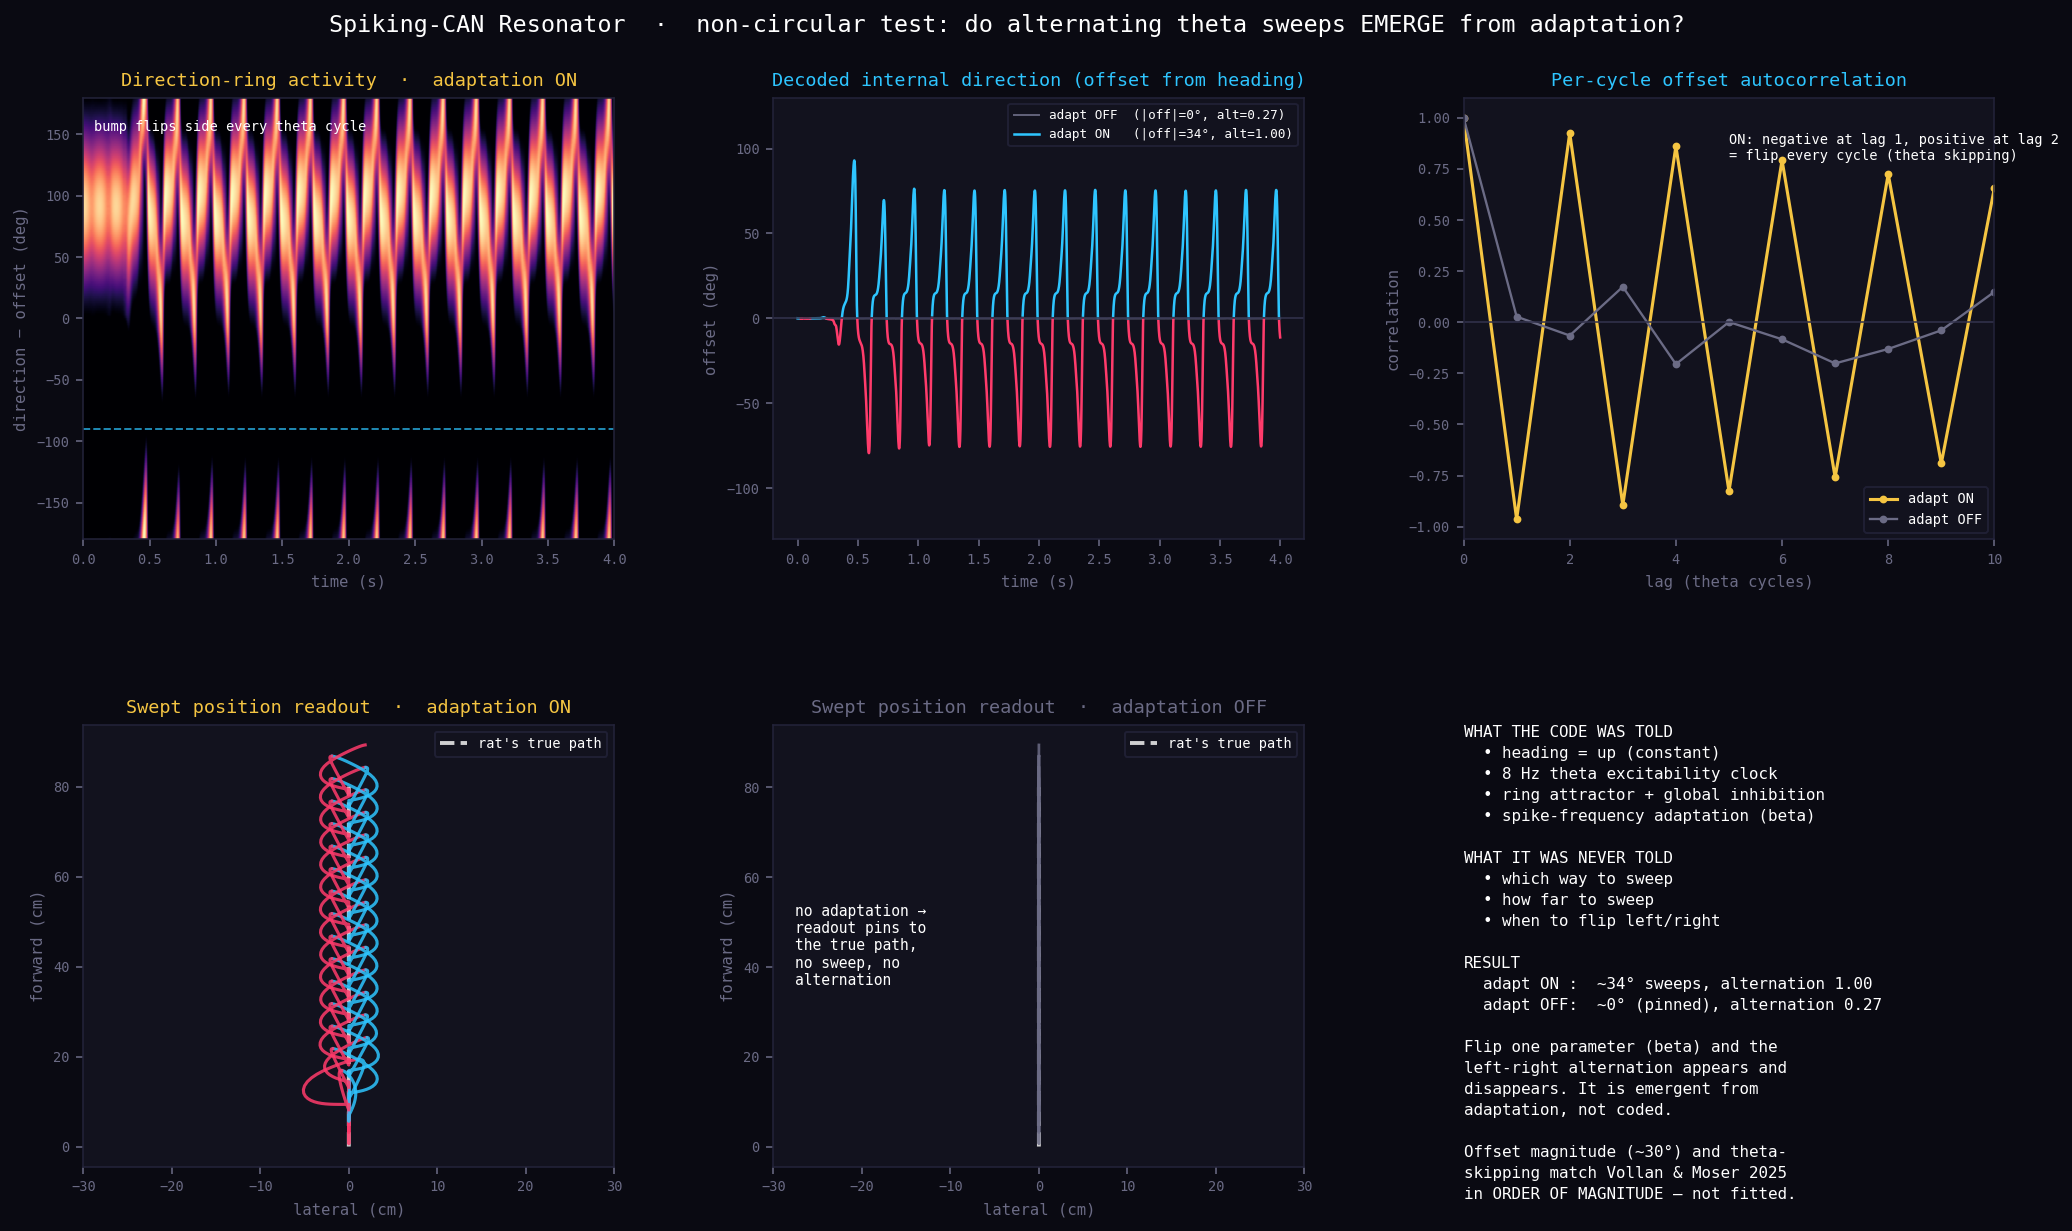

Source code (Python):
"""
spiking_can_resonator.py
========================
Non-circular test (per the paper blueprint): do theta sweeps and their
left-right ALTERNATION emerge from attractor dynamics + spike-frequency
adaptation + a theta clock — WITHOUT being written into the code?

What is INPUT (allowed):  a constant heading, an 8 Hz theta excitability
                          clock, recurrent attractor connectivity, adaptation.
What is READOUT (tested): the internal-direction signal and the swept
                          position. Nowhere is a sweep direction, a sweep
                          length, or a left/right parity ever assigned.

The only manipulation is the adaptation strength beta. beta>0 vs beta=0,
same code, is the whole experiment.
"""
import numpy as np
import matplotlib
matplotlib.use('Agg')
import matplotlib.pyplot as plt
from matplotlib.gridspec import GridSpec

# ---------------- direction-ring attractor ----------------
M = 180
theta_p = np.linspace(0, 2*np.pi, M, endpoint=False)
dt = 0.001; T = 4.0; steps = int(T/dt)
f_theta = 8.0; tau_r = 0.010; tau_a = 0.060; heading = np.pi/2
kappa_W = 4.0
dth = theta_p[None,:] - theta_p[:,None]
W = np.exp(kappa_W*np.cos(dth)); W /= W.sum(axis=1, keepdims=True)
J_exc, J_inh = 5.0, 3.5
A_bias, kappa_b = 2.4, 2.0
m_theta, noise, gnorm = 0.6, 0.015, 0.04

def run_ring(beta, seed=7):
    rng = np.random.default_rng(seed)
    I_bias = np.exp(kappa_b*np.cos(theta_p-heading)); I_bias = A_bias*I_bias/I_bias.max()
    r=np.zeros(M); a=np.zeros(M); R=np.zeros((steps,M)); G=np.zeros(steps)
    for t in range(steps):
        g = 1.0 + m_theta*np.cos(2*np.pi*f_theta*t*dt); G[t]=g
        drive = g*(J_exc*(W@r) - J_inh*r.mean() + I_bias) - beta*a + noise*rng.standard_normal(M)
        r = r + dt/tau_r*(-r + np.maximum(drive,0.0))
        r = r/(1.0+gnorm*r.sum())*M*0.02
        a = a + dt*(-a + r)/tau_a
        R[t]=r
    return R, G

def wrap(x): return (x+np.pi)%(2*np.pi)-np.pi
def decode_dir(R): return np.angle(R@np.exp(1j*theta_p))

# ---------------- position readout (advected by the EMERGENT direction) ----------------
# pos is pulled toward the true location and pushed along the decoded internal
# direction only while theta gain is high. Sweep length / direction are NOT set.
def run_position(theta_int, G, v=0.20, k_anchor=14.0, s_push=2.2, tau_p=0.010):
    pos = np.zeros(2); true = np.zeros(2)
    P=np.zeros((steps,2)); TR=np.zeros((steps,2))
    for t in range(steps):
        true = true + dt*np.array([0.0, v])          # rat moves straight "up"
        push = max(G[t]-1.0, 0.0)*s_push*np.array([np.cos(theta_int[t]), np.sin(theta_int[t])])
        pos = pos + dt/tau_p*(-k_anchor*(pos-true) + push/tau_p*tau_p)
        P[t]=pos; TR[t]=true
    return P*100.0, TR*100.0    # -> cm

# run both conditions
R_on,  G  = run_ring(beta=2.0)
R_off, _  = run_ring(beta=0.0)
dir_on, dir_off = decode_dir(R_on), decode_dir(R_off)
P_on,  TR = run_position(dir_on,  G)
P_off, _  = run_position(dir_off, G)

# alternation score (per-cycle, sampled at gain peak)
def cyc_offsets(d):
    return np.array([wrap(d[int((c+0.5)/f_theta/dt)]-heading) for c in range(int(T*f_theta))
                     if int((c+0.5)/f_theta/dt)<steps])
def alt_score(d):
    s=np.sign(cyc_offsets(d))
    return np.mean([1.0 if(s[i]!=s[i+1] and s[i+1]!=s[i+2] and s[i]==s[i+2]) else 0.0
                    for i in range(len(s)-2)])
alt_on, alt_off = alt_score(dir_on), alt_score(dir_off)
off_on  = np.degrees(np.mean(np.abs(cyc_offsets(dir_on))))
off_off = np.degrees(np.mean(np.abs(cyc_offsets(dir_off))))

# direction autocorrelation (in cycles) of per-cycle offset sign
def autocorr(d):
    x = cyc_offsets(d); x = x-np.mean(x)
    ac = np.correlate(x,x,'full'); ac=ac[ac.size//2:]; ac/=ac[0]+1e-9
    return ac
ac_on, ac_off = autocorr(dir_on), autocorr(dir_off)

# ---------------- figure ----------------
BG="#0a0a12"; PAN="#12121e"; CRED="#ff3b6b"; CBLU="#2ec5ff"; CGRY="#6b6b85"; CYEL="#f5c542"
plt.rcParams['font.family']='monospace'
fig=plt.figure(figsize=(15,9.2),facecolor=BG)
gs=GridSpec(2,3,figure=fig,hspace=0.42,wspace=0.30,top=0.9,bottom=0.07,left=0.06,right=0.97)
def axis(p,title,c=CBLU):
    a=fig.add_subplot(p); a.set_facecolor(PAN); a.set_title(title,color=c,fontsize=9.5,pad=6)
    a.tick_params(colors=CGRY,labelsize=7)
    for s in a.spines.values(): s.set_color("#23233a")
    return a
tt=np.arange(steps)*dt

# (0,0) ring bump over time, adaptation ON
a=axis(gs[0,0],"Direction-ring activity  ·  adaptation ON",CYEL)
ext=[0,T,np.degrees(-np.pi),np.degrees(np.pi)]
a.imshow(np.roll(R_on.T,M//2,axis=0),aspect='auto',origin='lower',cmap='magma',extent=ext)
a.axhline(np.degrees(heading)-180,color=CBLU,lw=1,ls='--',alpha=0.7)
a.set_ylabel("direction − offset (deg)",color=CGRY,fontsize=8); a.set_xlabel("time (s)",color=CGRY,fontsize=8)
a.text(0.02,0.95,"bump flips side every theta cycle",transform=a.transAxes,color='white',fontsize=7,va='top')

# (0,1) decoded internal direction ON vs OFF
a=axis(gs[0,1],"Decoded internal direction (offset from heading)")
o_on=np.degrees(wrap(dir_on-heading)); o_off=np.degrees(wrap(dir_off-heading))
a.plot(tt,o_off,color=CGRY,lw=1.0,alpha=0.9,label=f"adapt OFF  (|off|={off_off:.0f}°, alt={alt_off:.2f})")
a.plot(tt,np.where(o_on>=0,o_on,np.nan),color=CBLU,lw=1.3)
a.plot(tt,np.where(o_on<0,o_on,np.nan),color=CRED,lw=1.3)
a.plot([],[],color=CBLU,lw=1.3,label=f"adapt ON   (|off|={off_on:.0f}°, alt={alt_on:.2f})")
a.axhline(0,color="#33334d",lw=0.8)
a.set_ylabel("offset (deg)",color=CGRY,fontsize=8); a.set_xlabel("time (s)",color=CGRY,fontsize=8)
a.legend(facecolor=PAN,edgecolor="#23233a",labelcolor='white',fontsize=6.5,loc='upper right')
a.set_ylim(-130,130)

# (0,2) autocorrelation of per-cycle offset
a=axis(gs[0,2],"Per-cycle offset autocorrelation")
lags=np.arange(len(ac_on))
a.plot(lags,ac_on,color=CYEL,lw=1.6,marker='o',ms=3,label="adapt ON")
a.plot(np.arange(len(ac_off)),ac_off,color=CGRY,lw=1.2,marker='o',ms=3,label="adapt OFF")
a.axhline(0,color="#33334d",lw=0.8)
a.set_xlim(0,10); a.set_xlabel("lag (theta cycles)",color=CGRY,fontsize=8)
a.set_ylabel("correlation",color=CGRY,fontsize=8)
a.text(0.5,0.92,"ON: negative at lag 1, positive at lag 2\n= flip every cycle (theta skipping)",
       transform=a.transAxes,color='white',fontsize=7,va='top')
a.legend(facecolor=PAN,edgecolor="#23233a",labelcolor='white',fontsize=7,loc='lower right')

# (1,0) position sweeps ON  (the money panel)
a=axis(gs[1,0],"Swept position readout  ·  adaptation ON",CYEL)
a.plot(TR[:,0],TR[:,1],color='white',lw=2,ls='--',alpha=0.8,label="rat's true path")
for c in range(int(T*f_theta)):
    i0=int(c/f_theta/dt); i1=int((c+1)/f_theta/dt)
    seg=P_on[i0:i1]; col=CBLU if np.mean(seg[:,0])>=TR[(i0+i1)//2,0] else CRED
    a.plot(seg[:,0],seg[:,1],color=col,lw=1.6,alpha=0.85)
a.set_xlim(-30,30); a.set_xlabel("lateral (cm)",color=CGRY,fontsize=8)
a.set_ylabel("forward (cm)",color=CGRY,fontsize=8)
a.legend(facecolor=PAN,edgecolor="#23233a",labelcolor='white',fontsize=7,loc='upper right')

# (1,1) position OFF
a=axis(gs[1,1],"Swept position readout  ·  adaptation OFF",CGRY)
a.plot(TR[:,0],TR[:,1],color='white',lw=2,ls='--',alpha=0.8,label="rat's true path")
for c in range(int(T*f_theta)):
    i0=int(c/f_theta/dt); i1=int((c+1)/f_theta/dt)
    a.plot(P_off[i0:i1,0],P_off[i0:i1,1],color=CGRY,lw=1.4,alpha=0.85)
a.set_xlim(-30,30); a.set_xlabel("lateral (cm)",color=CGRY,fontsize=8)
a.set_ylabel("forward (cm)",color=CGRY,fontsize=8)
a.text(0.04,0.5,"no adaptation →\nreadout pins to\nthe true path,\nno sweep, no\nalternation",
       transform=a.transAxes,color='white',fontsize=7.5,va='center')
a.legend(facecolor=PAN,edgecolor="#23233a",labelcolor='white',fontsize=7,loc='upper right')

# (1,2) verdict
a=fig.add_subplot(gs[1,2]); a.set_facecolor(PAN); a.axis('off')
for s in a.spines.values(): s.set_color("#23233a")
txt=("WHAT THE CODE WAS TOLD\n"
     "  • heading = up (constant)\n"
     "  • 8 Hz theta excitability clock\n"
     "  • ring attractor + global inhibition\n"
     "  • spike-frequency adaptation (beta)\n\n"
     "WHAT IT WAS NEVER TOLD\n"
     "  • which way to sweep\n"
     "  • how far to sweep\n"
     "  • when to flip left/right\n\n"
     "RESULT\n"
     f"  adapt ON :  ~{off_on:.0f}° sweeps, alternation {alt_on:.2f}\n"
     f"  adapt OFF:  ~{off_off:.0f}° (pinned), alternation {alt_off:.2f}\n\n"
     "Flip one parameter (beta) and the\n"
     "left-right alternation appears and\n"
     "disappears. It is emergent from\n"
     "adaptation, not coded.\n\n"
     "Offset magnitude (~30°) and theta-\n"
     "skipping match Vollan & Moser 2025\n"
     "in ORDER OF MAGNITUDE — not fitted.")
a.text(0.0,1.0,txt,transform=a.transAxes,color='white',fontsize=8.2,va='top',linespacing=1.5)

fig.suptitle("Spiking-CAN Resonator  ·  non-circular test: do alternating theta sweeps EMERGE from adaptation?",
             color='white',fontsize=12,y=0.965)
out="spiking_can_resonator.png"
plt.savefig(out,dpi=140,bbox_inches='tight',facecolor=BG); plt.close()
print("alt_on=%.2f off_on=%.1f | alt_off=%.2f off_off=%.1f"%(alt_on,off_on,alt_off,off_off))
print("saved",out)
